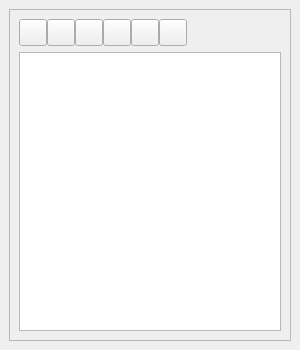
  <widget class="QDockWidget" name="datasetWidget">
   <property name="minimumSize">
    <size>
     <width>300</width>
     <height>350</height>
    </size>
   </property>
   <property name="maximumSize">
    <size>
     <width>524287</width>
     <height>524287</height>
    </size>
   </property>
   <property name="styleSheet">
    <string notr="true"/>
   </property>
   <property name="windowTitle">
    <string>Datasets</string>
   </property>
   <attribute name="dockWidgetArea">
    <number>1</number>
   </attribute>
   <widget class="QWidget" name="dockWidgetContents_2">
    <layout class="QVBoxLayout" name="verticalLayout_4">
     <item>
      <widget class="QFrame" name="frame_2">
       <property name="frameShape">
        <enum>QFrame::StyledPanel</enum>
       </property>
       <property name="frameShadow">
        <enum>QFrame::Raised</enum>
       </property>
       <layout class="QVBoxLayout" name="verticalLayout_7">
        <item>
         <layout class="QHBoxLayout" name="horizontalLayout_4">
          <property name="spacing">
           <number>0</number>
          </property>
          <property name="leftMargin">
           <number>0</number>
          </property>
          <property name="topMargin">
           <number>0</number>
          </property>
          <property name="bottomMargin">
           <number>0</number>
          </property>
          <item>
           <widget class="QToolButton" name="addButton">
            <property name="minimumSize">
             <size>
              <width>0</width>
              <height>0</height>
             </size>
            </property>
            <property name="maximumSize">
             <size>
              <width>30</width>
              <height>30</height>
             </size>
            </property>
            <property name="toolTip">
             <string>Add: Add the selected dataset to the view frame</string>
            </property>
            <property name="text">
             <string/>
            </property>
            <property name="icon">
             <iconset resource="../resources/resources.qrc">
              <normaloff>:/listicon_view.png</normaloff>:/listicon_view.png</iconset>
            </property>
            <property name="iconSize">
             <size>
              <width>20</width>
              <height>20</height>
             </size>
            </property>
           </widget>
          </item>
          <item>
           <widget class="QToolButton" name="renameButton">
            <property name="maximumSize">
             <size>
              <width>30</width>
              <height>30</height>
             </size>
            </property>
            <property name="toolTip">
             <string>Rename: Rename the selected dataset</string>
            </property>
            <property name="text">
             <string/>
            </property>
            <property name="icon">
             <iconset resource="../resources/resources.qrc">
              <normaloff>:/listicon_rename.png</normaloff>:/listicon_rename.png</iconset>
            </property>
            <property name="iconSize">
             <size>
              <width>20</width>
              <height>20</height>
             </size>
            </property>
           </widget>
          </item>
          <item>
           <widget class="QToolButton" name="saveDatasetButton">
            <property name="maximumSize">
             <size>
              <width>30</width>
              <height>30</height>
             </size>
            </property>
            <property name="toolTip">
             <string>Save: Save the selected volume dataset</string>
            </property>
            <property name="text">
             <string/>
            </property>
            <property name="icon">
             <iconset resource="../resources/resources.qrc">
              <normaloff>:/listicon_save.png</normaloff>:/listicon_save.png</iconset>
            </property>
            <property name="iconSize">
             <size>
              <width>20</width>
              <height>20</height>
             </size>
            </property>
           </widget>
          </item>
          <item>
           <widget class="QToolButton" name="bakeButton">
            <property name="maximumSize">
             <size>
              <width>30</width>
              <height>30</height>
             </size>
            </property>
            <property name="toolTip">
             <string>Bake: Apply the selected volume settings and save</string>
            </property>
            <property name="text">
             <string/>
            </property>
            <property name="icon">
             <iconset resource="../resources/resources.qrc">
              <normaloff>:/listicon_bake.png</normaloff>:/listicon_bake.png</iconset>
            </property>
            <property name="iconSize">
             <size>
              <width>20</width>
              <height>20</height>
             </size>
            </property>
            <property name="checkable">
             <bool>false</bool>
            </property>
           </widget>
          </item>
          <item>
           <widget class="QToolButton" name="deleteSelectedDataButton">
            <property name="maximumSize">
             <size>
              <width>30</width>
              <height>30</height>
             </size>
            </property>
            <property name="toolTip">
             <string>Delete: Delete the selected volume</string>
            </property>
            <property name="text">
             <string/>
            </property>
            <property name="icon">
             <iconset resource="../resources/resources.qrc">
              <normaloff>:/listicon_delete.png</normaloff>:/listicon_delete.png</iconset>
            </property>
            <property name="iconSize">
             <size>
              <width>20</width>
              <height>20</height>
             </size>
            </property>
           </widget>
          </item>
          <item>
           <widget class="QToolButton" name="deleteAllButton">
            <property name="maximumSize">
             <size>
              <width>30</width>
              <height>30</height>
             </size>
            </property>
            <property name="toolTip">
             <string>Delete All: Delete all datasets</string>
            </property>
            <property name="text">
             <string/>
            </property>
            <property name="icon">
             <iconset resource="../resources/resources.qrc">
              <normaloff>:/listicon_delall.png</normaloff>:/listicon_delall.png</iconset>
            </property>
            <property name="iconSize">
             <size>
              <width>20</width>
              <height>20</height>
             </size>
            </property>
            <property name="checkable">
             <bool>false</bool>
            </property>
           </widget>
          </item>
          <item>
           <spacer name="horizontalSpacer">
            <property name="orientation">
             <enum>Qt::Horizontal</enum>
            </property>
            <property name="sizeHint" stdset="0">
             <size>
              <width>40</width>
              <height>20</height>
             </size>
            </property>
           </spacer>
          </item>
         </layout>
        </item>
        <item>
         <widget class="QListWidget" name="listWidget">
          <property name="styleSheet">
           <string notr="true"/>
          </property>
         </widget>
        </item>
       </layout>
      </widget>
     </item>
    </layout>
   </widget>
  </widget>
